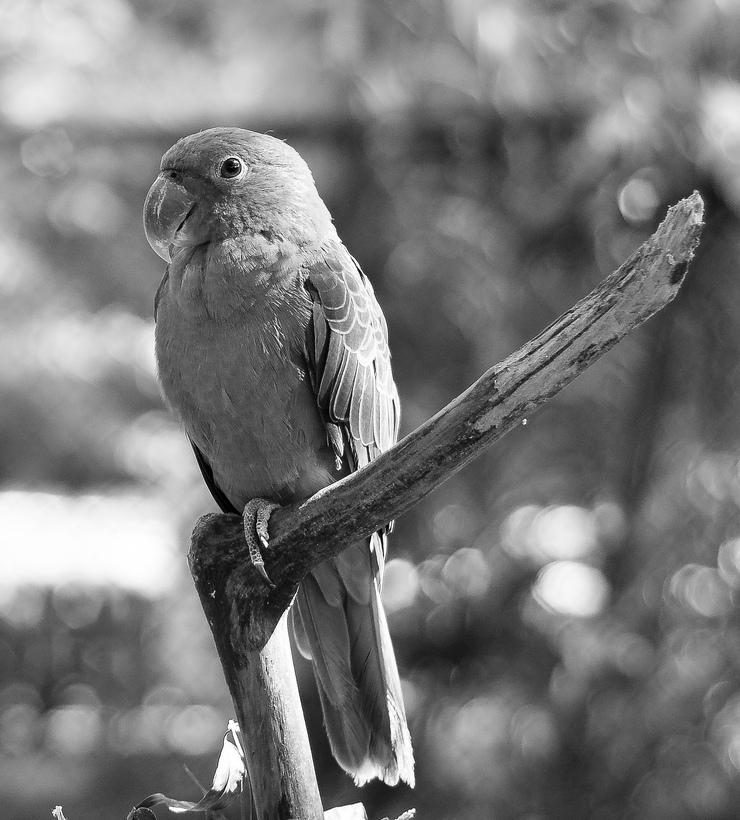
#> input picture images/parrot.jpg, 740 x 820 px
$ jupyter execute Ex5_4.ipynb
#> lines starting #> are read from the running program, lines starting #| are printed output that depends on the picture
[cell 1]
import numpy as np
from PIL import Image
import matplotlib.pyplot as plt
import skimage as ski

[cell 2]
# Load the image
img = ski.io.imread(r'../images/parrot.jpg')
#> img is the input picture: shape (820, 740); min 0, max 255, mean 121.1
float_image = ski.util.img_as_float(img)
# Apply global histogram equalization
eq_img_global = ski.exposure.equalize_hist(img)
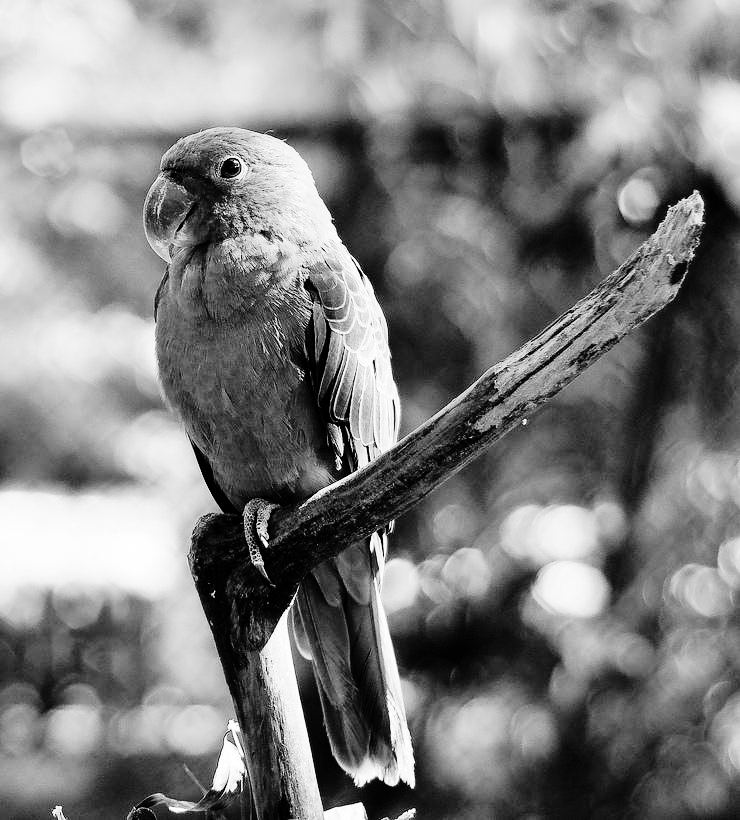
#> eq_img_global: shape (820, 740) float64; min 0.000283, max 1, mean 0.503

# Define a function for local histogram equalization using block processing
def local_histogram_equalization(image, block_size=(51, 51)):
#> called with block_size = (200, 200)
    equalized_image = np.zeros_like(image)
    for row in range(0, image.shape[0], block_size[0]):
        for col in range(0, image.shape[1], block_size[1]):
            block = image[row:row+block_size[0], col:col+block_size[1]]
            equalized_block = ski.exposure.equalize_hist(block)
            equalized_image[row:row+block_size[0], col:col+block_size[1]] = equalized_block
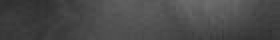
#> block: shape (20, 140) float64 (shown 2 times larger); min 0.188, max 0.427, mean 0.288
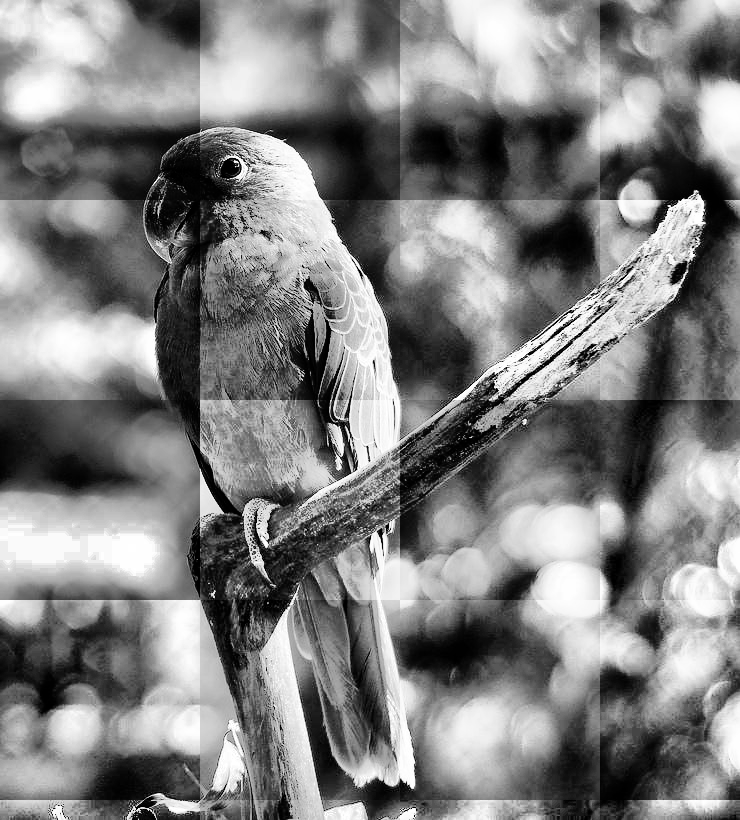
#> equalized_image: shape (820, 740) float64; min 2.5e-05, max 1, mean 0.504
    return equalized_image

eq_img_local = local_histogram_equalization(float_image, block_size=(200,200))

[cell 3]
# Plotting
plt.figure(figsize=(15, 5))

plt.subplot(1, 3, 1)
plt.imshow(img, cmap='gray')
plt.title('Original Image')

plt.subplot(1, 3, 2)
plt.imshow(eq_img_global, cmap='gray')
plt.title('Global Equalization')

plt.subplot(1, 3, 3)
plt.imshow(eq_img_local, cmap='gray')
plt.title('Local Equalization')

plt.tight_layout()
plt.show()
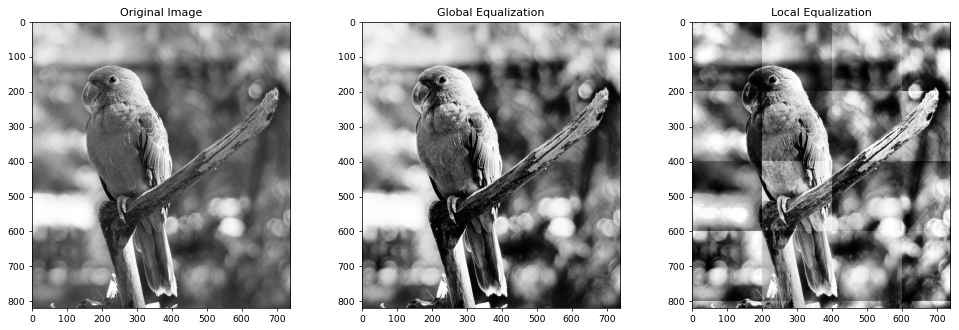
#> figure drawn by matplotlib, 3 panels

# Plot histograms
plt.figure(figsize=(15, 5))

plt.subplot(1, 3, 1)
plt.hist(img.flatten(), bins=256, range=[0,256], color='r')
plt.title('Histogram before equalization')
plt.xlabel('Gray Level')
plt.ylabel('# of pixels')

plt.subplot(1, 3, 2)
plt.hist(eq_img_global.flatten(), bins=256, range=[0,1], color='g')
plt.title('Histogram after global equalization')
plt.xlabel('Gray Level')
plt.ylabel('# of pixels')

plt.subplot(1, 3, 3)
plt.hist(eq_img_local.flatten(), bins=256, range=[0,1], color='b')
plt.title('Histogram after local equalization')
plt.xlabel('Gray Level')
plt.ylabel('# of pixels')

plt.tight_layout()
plt.show()
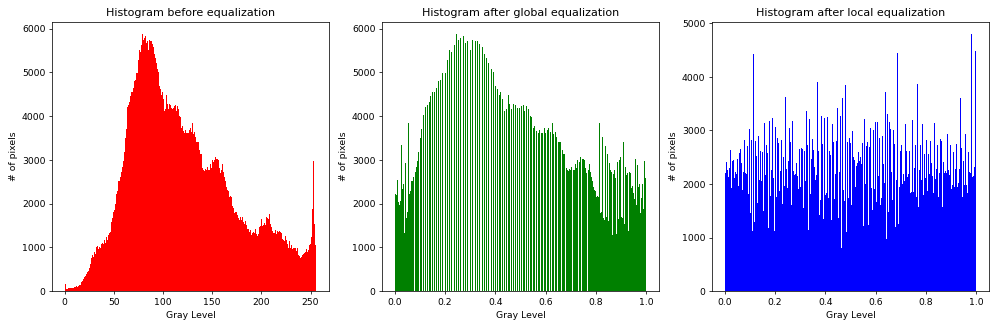
#> figure drawn by matplotlib, 3 panels; panel 1: tallest bar 5869 high, from x = 79 to 80; panel 2: tallest bar 5869 high, from x = 0.242 to 0.246; panel 3: tallest bar 4791 high, from x = 0.98 to 0.984

$ run again, with images/atrium.jpg copied over images/parrot.jpg
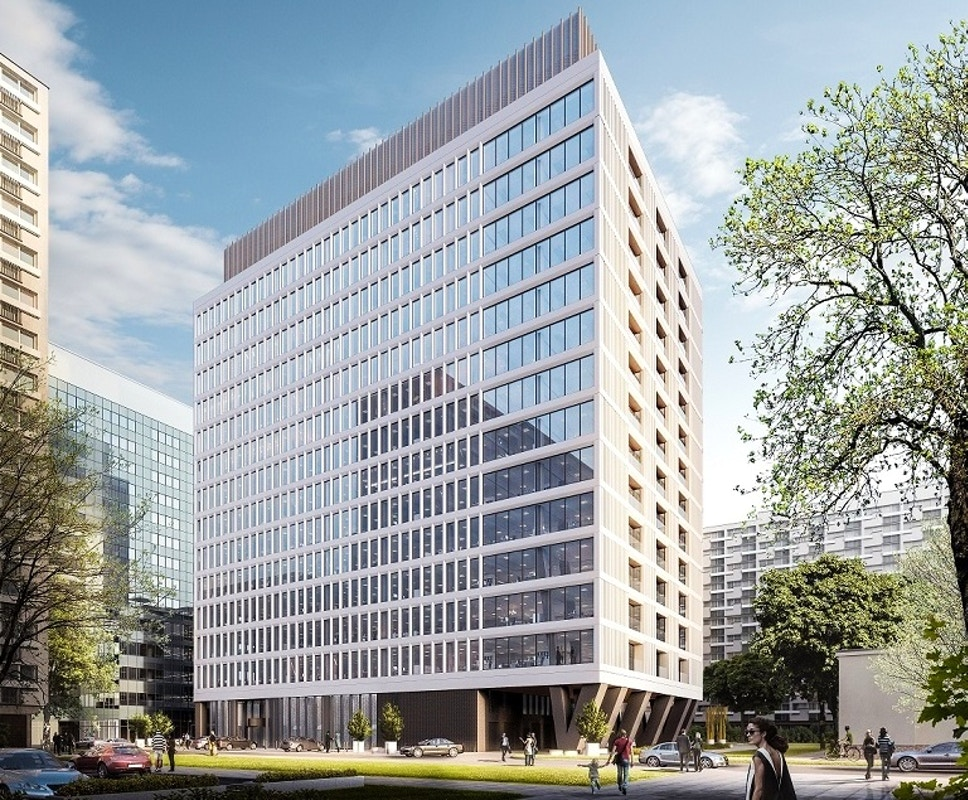
#> input picture images/atrium.jpg, 968 x 800 px
#> img is the input picture: shape (800, 968, 3); mean R, G, B 155.6, 162.1, 163.5
#> after the loop in local_histogram_equalization, `for row in range(0, image.shape[0], block_size[0]):`:
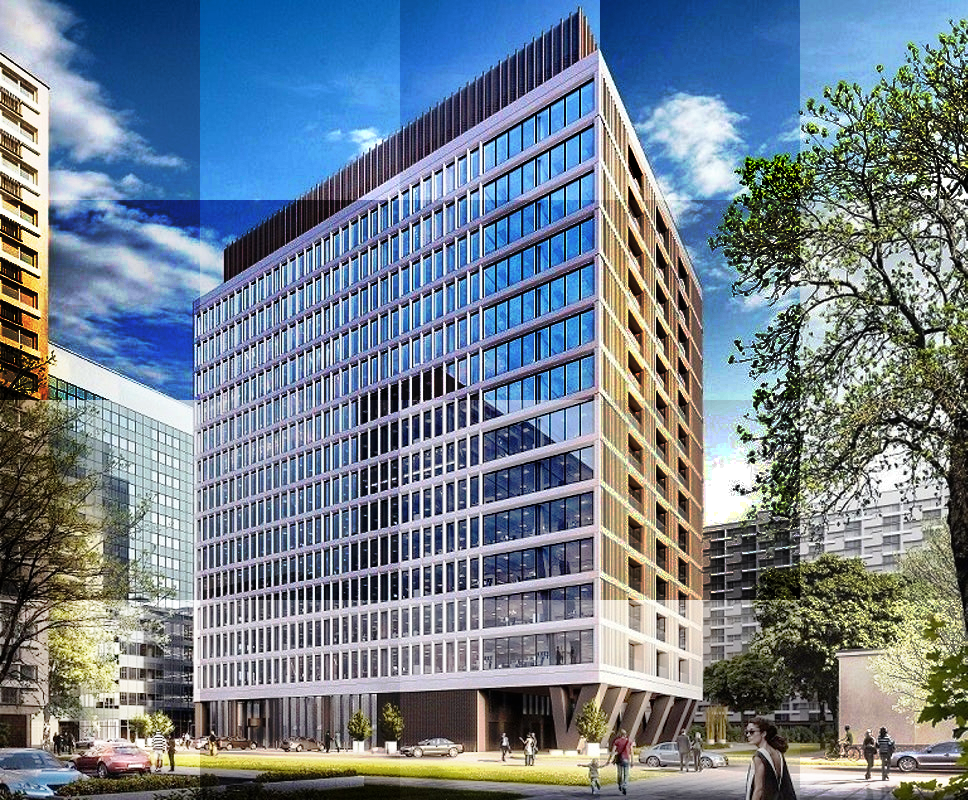
#> equalized_image: shape (800, 968, 3) float64; mean R, G, B 0.453, 0.507, 0.557
#> `plt.show()`:
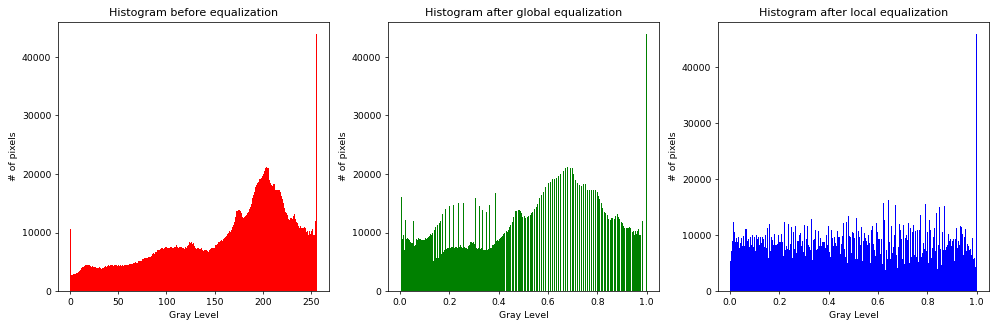
#> figure drawn by matplotlib, 3 panels; panel 1: tallest bar 43828 high, from x = 255 to 256; panel 2: tallest bar 43828 high, from x = 0.996 to 1; panel 3: tallest bar 45755 high, from x = 0.996 to 1

$ run again, with images/bird.jpg copied over images/parrot.jpg
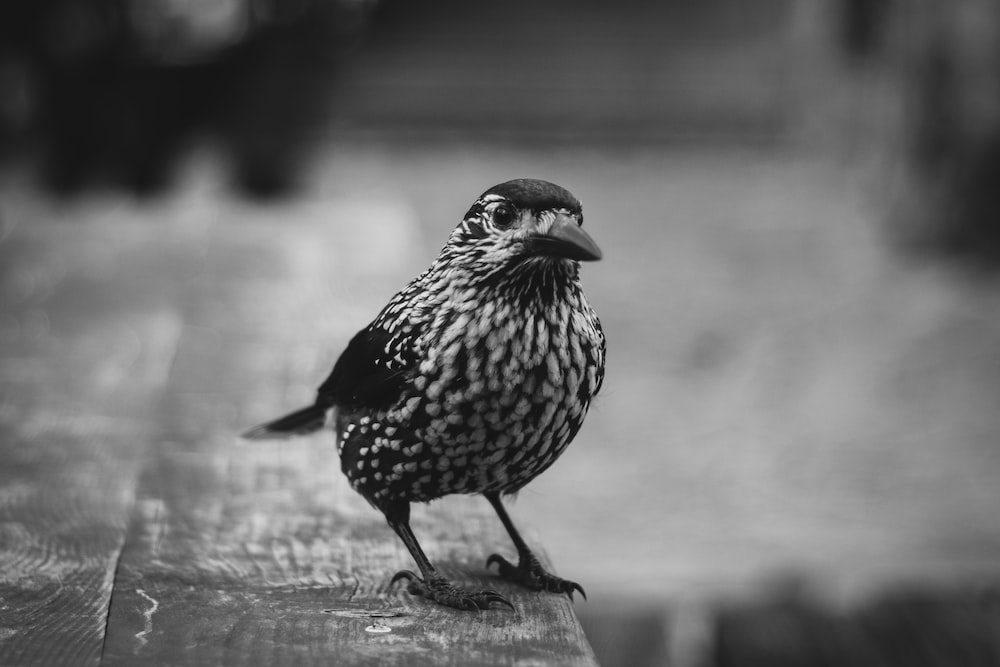
#> input picture images/bird.jpg, 1000 x 667 px
#> img is the input picture: shape (667, 1000, 3); min 0, max 248, mean 108
#> after the loop in local_histogram_equalization, `for row in range(0, image.shape[0], block_size[0]):`:
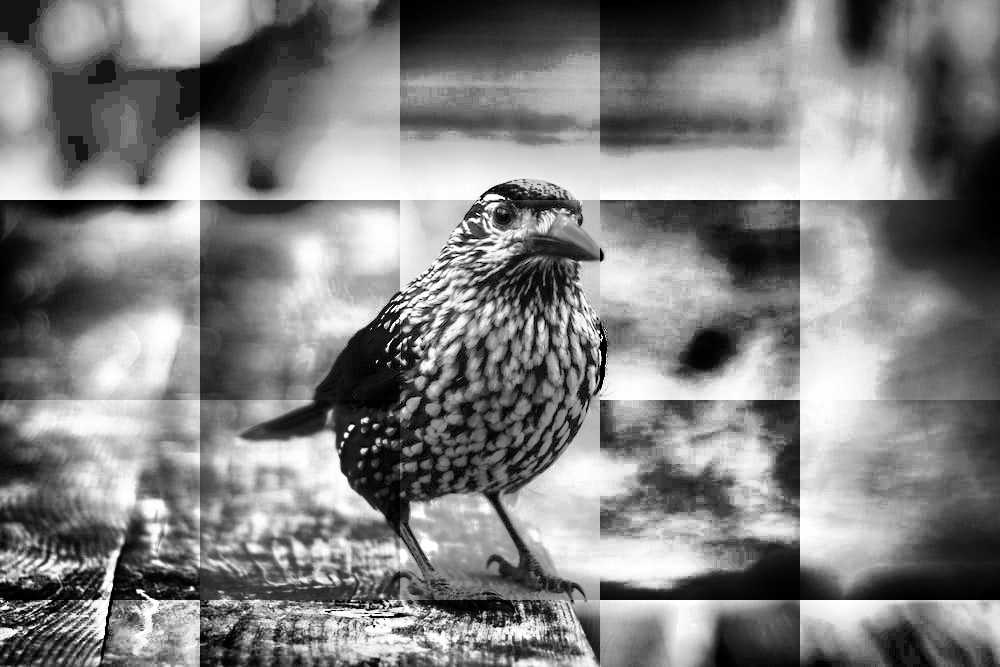
#> equalized_image: shape (667, 1000, 3) float64; min 2.5e-05, max 1, mean 0.508
#> `plt.show()`:
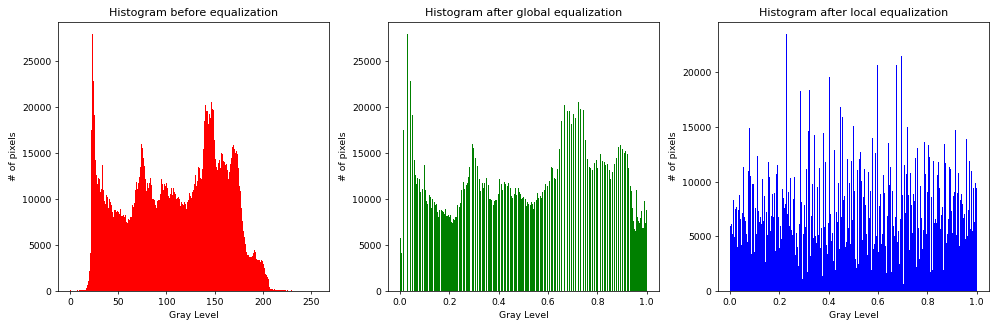
#> figure drawn by matplotlib, 3 panels; panel 1: tallest bar 27882 high, from x = 23 to 24; panel 2: tallest bar 27882 high, from x = 0.0273 to 0.0312; panel 3: tallest bar 23475 high, from x = 0.227 to 0.23
